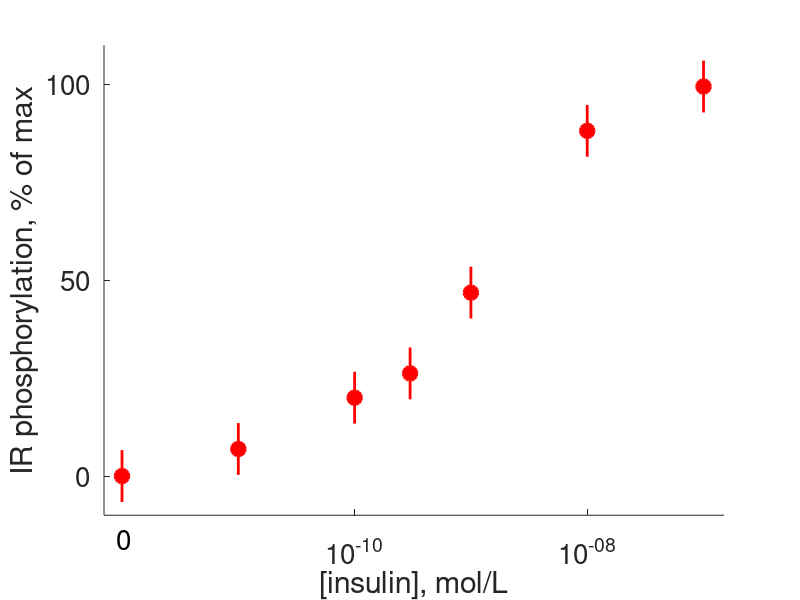
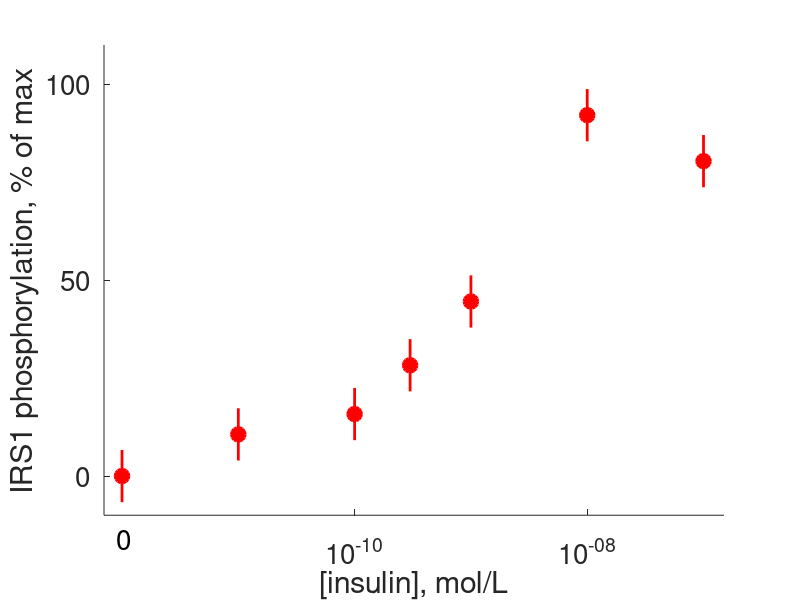
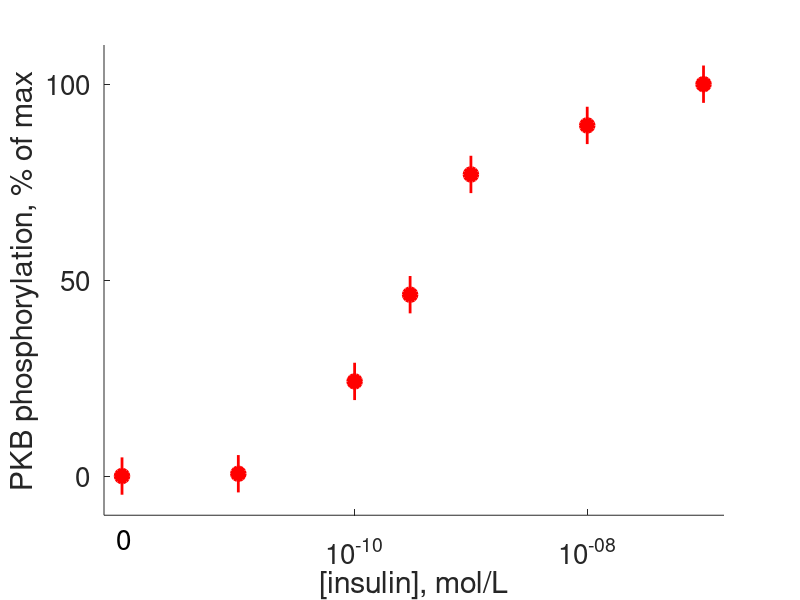
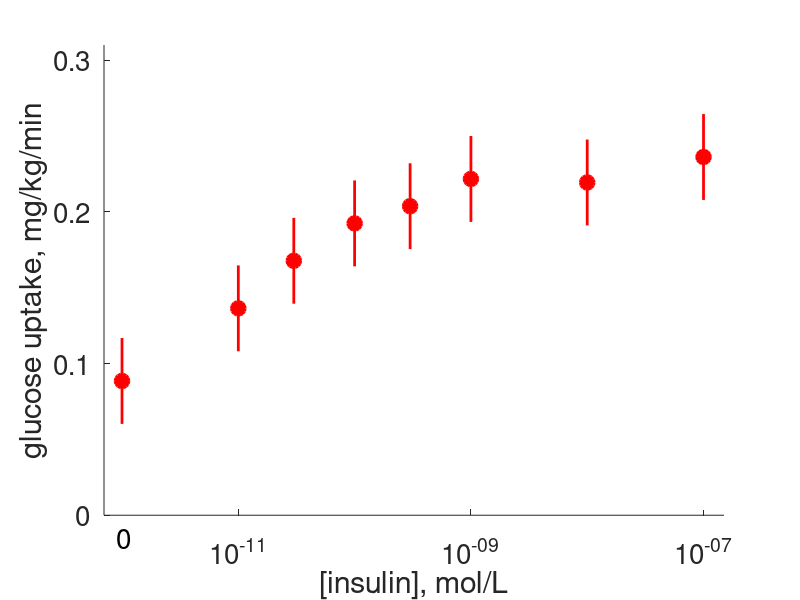

MATLAB code for these plots, in order:
function [] = plotData

clear all
close all

%load data
load('EXPDATA_IR.mat');
load('EXPDATA_IRS1.mat');
load('EXPDATA_PKB.mat');
load('EXPDATA_GLUCOSE_05.mat');
load('EXPDATA_GLUCOSE_5.mat');
load('EXPDATA_IR_TIME.mat');
load('EXPDATA_IRS1_TIME_30.mat');
load('EXPDATA_IRS1_TIME_3.mat');
load('EXPDATA_IRS1_DOUBLE.mat');
load('EXPDATA_WB.mat');

%Figures
insulinConcentration1=[1e-12,1e-11,1e-10,3e-10,1e-9,1e-8,1e-7]';
insulinConcentration2=[1e-12,1e-11,3e-11,1e-10,3e-10,1e-9,1e-8,1e-7]';

figure(2)
h=gca;
hold on
for i=1:7
    plot(insulinConcentration1(i),EXPDATA_IR.response(i),'ro','MarkerFaceColor','r','MarkerSize',10,'Linewidth',2)
    line([insulinConcentration1(i) insulinConcentration1(i)],[EXPDATA_IR.response(i)-EXPDATA_IR.sem EXPDATA_IR.response(i)+EXPDATA_IR.sem],'Color','r','Linewidth',2)
end
set(h,'box','off')
set(h,'XScale','log')
set(h,'XTick',[1e-010 1e-008 1e-006])
set(h,'YTick',[0 50 100])
set(h,'Fontsize',[20])
xlabel('[insulin], mol/L')
ylabel('IR phosphorylation, % of max')
htext=text(9e-13,-16,'0');
set(htext,'Fontsize',[20])
axis([7e-013 1.5e-007 -10 110])

figure(3)
h=gca;
hold on
for i=1:7
    plot(insulinConcentration1(i),EXPDATA_IRS1.response(i),'ro','MarkerFaceColor','r','MarkerSize',10,'Linewidth',2)
    line([insulinConcentration1(i) insulinConcentration1(i)],[EXPDATA_IRS1.response(i)-EXPDATA_IRS1.sem EXPDATA_IRS1.response(i)+EXPDATA_IRS1.sem],'Color','r','Linewidth',2)
end
set(h,'box','off')
set(h,'XScale','log')
set(h,'XTick',[1e-010 1e-008 1e-006])
set(h,'YTick',[0 50 100])
set(h,'Fontsize',[20])
xlabel('[insulin], mol/L')
ylabel('IRS1 phosphorylation, % of max')
htext=text(9e-13,-16,'0');
set(htext,'Fontsize',[20])
axis([7e-013 1.5e-007 -10 110])

figure(4)
h=gca;
hold on
for i=1:7
    plot(insulinConcentration1(i),EXPDATA_PKB.response(i),'ro','MarkerFaceColor','r','MarkerSize',10,'Linewidth',2)
    line([insulinConcentration1(i) insulinConcentration1(i)],[EXPDATA_PKB.response(i)-EXPDATA_PKB.sem EXPDATA_PKB.response(i)+EXPDATA_PKB.sem],'Color','r','Linewidth',2)
end
set(h,'box','off')
set(h,'XScale','log')
set(h,'XTick',[1e-010 1e-008 1e-006])
set(h,'YTick',[0 50 100])
set(h,'Fontsize',[20])
xlabel('[insulin], mol/L')
ylabel('PKB phosphorylation, % of max')
htext=text(9e-13,-16,'0');
set(htext,'Fontsize',[20])
axis([7e-013 1.5e-007 -10 110])

figure(6)
h=gca;
hold on
for i=1:8
    plot(insulinConcentration2(i),EXPDATA_GLUCOSE_05.response(i),'ro','MarkerFaceColor','r','MarkerSize',10,'Linewidth',2)
    line([insulinConcentration2(i) insulinConcentration2(i)],[EXPDATA_GLUCOSE_05.response(i)-EXPDATA_GLUCOSE_05.sem EXPDATA_GLUCOSE_05.response(i)+EXPDATA_GLUCOSE_05.sem],'Color','r','Linewidth',2)
end
set(h,'box','off')
set(h,'XScale','log')
set(h,'XTick',[1e-011 1e-009 1e-007])
set(h,'YTick',[0 0.1 0.2 0.3])
set(h,'Fontsize',[20])
xlabel('[insulin], mol/L')
ylabel('glucose uptake, mg/kg/min')
htext=text(9e-13,-0.015,'0');
set(htext,'Fontsize',[20])
axis([7e-013 1.5e-007 0 0.31])

figure(7)
h=gca;
hold on
for i=1:2
    plot(insulinConcentration2(7*i-6),EXPDATA_GLUCOSE_5.response(i),'ro','MarkerFaceColor','r','MarkerSize',10,'Linewidth',2)
    line([insulinConcentration2(7*i-6) insulinConcentration2(7*i-6)],[EXPDATA_GLUCOSE_5.response(i)-EXPDATA_GLUCOSE_5.sem(i) EXPDATA_GLUCOSE_5.response(i)+EXPDATA_GLUCOSE_5.sem(i)],'Color','r','Linewidth',2)
end
set(h,'box','off')
set(h,'XScale','log')
set(h,'XTick',[1e-011 1e-009 1e-007])
set(h,'YTick',[0 1 2])
set(h,'Fontsize',[20])
xlabel('[insulin], mol/L')
ylabel('glucose uptake, mg/kg/min')
htext=text(9e-13,-0.09,'0');
set(htext,'Fontsize',[20])
axis([7e-013 1.5e-007 0 1.5])

figure(10)
h=gca;
hold on
for i=1:11
    plot(EXPDATA_WB.time(i),EXPDATA_WB.response(i),'ro','MarkerFaceColor','r','MarkerSize',10,'Linewidth',2);
    line([EXPDATA_WB.time(i) EXPDATA_WB.time(i)],[EXPDATA_WB.response(i)-EXPDATA_WB.sem EXPDATA_WB.response(i)+EXPDATA_WB.sem],'Color','r','Linewidth',2)
end
set(h,'box','off');
set(h,'XTick',[0 100 200 300 400])
set(h,'YTick',[0 0.5 1])
set(h,'Fontsize',[20])
xlabel('time, min')
ylabel('glucose uptake, mg/kg/min')
axis([0 420 0 1.1])

figure(11)
h=gca;
hold on
for i=1:12
    plot(EXPDATA_IR_TIME.time(i),EXPDATA_IR_TIME.response(i),'ro','MarkerFaceColor','r','MarkerSize',10,'Linewidth',2);
    line([EXPDATA_IR_TIME.time(i) EXPDATA_IR_TIME.time(i)],[EXPDATA_IR_TIME.response(i)-EXPDATA_IR_TIME.sem EXPDATA_IR_TIME.response(i)+EXPDATA_IR_TIME.sem],'Color','r','Linewidth',2)
end
set(h,'box','off')
set(h,'XTick',[0 10 20 30])
set(h,'YTick',[0 50 100])
set(h,'Fontsize',[20])
xlabel('time, min')
ylabel('IR phosphorylation, % of max')
axis([0 30 0 130])

figure(12)
h=gca;
hold on
for i=1:12
    plot(EXPDATA_IRS1_TIME_30.time(i),EXPDATA_IRS1_TIME_30.response(i),'ro','MarkerFaceColor','r','MarkerSize',10,'Linewidth',2);
    line([EXPDATA_IRS1_TIME_30.time(i) EXPDATA_IRS1_TIME_30.time(i)],[EXPDATA_IRS1_TIME_30.response(i)-EXPDATA_IRS1_TIME_30.sem EXPDATA_IRS1_TIME_30.response(i)+EXPDATA_IRS1_TIME_30.sem],'Color','r','Linewidth',2)
end
set(h,'XTick',[0 10 20 30])
set(h,'YTick',[0 50 100])
set(h,'Fontsize',[20])
xlabel('time, min')
ylabel('IRS1 phosphorylation, % of max')
axis([0 30 0 130])

figure(13)
h=gca;
hold on
for i=1:14
    plot(EXPDATA_IRS1_DOUBLE.time(i),EXPDATA_IRS1_DOUBLE.response(i),'ro','MarkerFaceColor','r','MarkerSize',10,'Linewidth',2)
    line([EXPDATA_IRS1_DOUBLE.time(i) EXPDATA_IRS1_DOUBLE.time(i)],[EXPDATA_IRS1_DOUBLE.response(i)-EXPDATA_IRS1_DOUBLE.sem EXPDATA_IRS1_DOUBLE.response(i)+EXPDATA_IRS1_DOUBLE.sem],'Color','r','Linewidth',2)
end
set(h,'box','off')
set(h,'XTick',[0 2 4 6 8 10])
set(h,'YTick',[0 0.5 1])
set(h,'Fontsize',[20])
xlabel('time, min')
ylabel('IRS1 phosphorylation, % of max')
axis([0 10 0 1])

figure(14)
h=gca;
hold on
for i=1:6
    plot(EXPDATA_IRS1_TIME_3.time(i),EXPDATA_IRS1_TIME_3.response(i),'ro','MarkerFaceColor','r','MarkerSize',10,'Linewidth',2);
    line([EXPDATA_IRS1_TIME_3.time(i) EXPDATA_IRS1_TIME_3.time(i)],[EXPDATA_IRS1_TIME_3.response(i)-EXPDATA_IRS1_TIME_3.sem EXPDATA_IRS1_TIME_3.response(i)+EXPDATA_IRS1_TIME_3.sem],'Color','r','Linewidth',2)
end
set(h,'XTick',[0 1 2 3])
set(h,'YTick',[0 0.5 1])
set(h,'Fontsize',[20])
xlabel('time, min')
ylabel('IRS1 phosphorylation, % of max')
axis([0 3 0 1.1])

figure(15)
h=gca;
hold on
set(h,'XTick',[0 5 10 15 20])
set(h,'YTick',[0 0.5 1 1.5 2])
set(h,'Fontsize',[20])
xlabel('time, min')
ylabel('Internalized IR, %')
axis([0 20 0 1])


end

